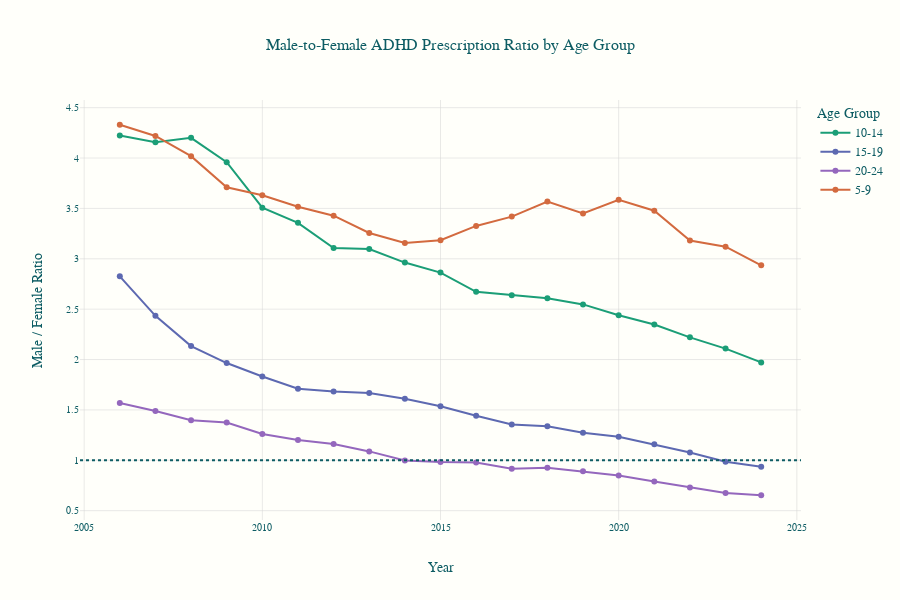

The notebook cell this image was saved under:
### Code cell
import pandas as pd
import plotly.express as px

def plot_gender_ratios(df):
    """
    Calculate male/female prescription ratios and plot by age group.
    """
    # Filter to include only male and female
    gender_only = df[df['Kön'].isin(['Män', 'Kvinnor'])].copy()
    
    # Pivot so each row is Year x AgeGroup, with columns Män and Kvinnor
    pivot = gender_only.pivot_table(
        index=['År', 'Ålder'],
        columns='Kön',
        values='Patienter/1000 invånare',
        fill_value=0
    ).reset_index()
    
    # Calculate male/female ratio
    pivot['Male_Female_Ratio'] = pivot['Män'] / pivot['Kvinnor'].replace(0, 0.001)
    
    # Make age group categorical for consistent ordering and color assignment
    age_order = ["5-9", "10-14", "15-19", "20-24"]
    pivot['Ålder'] = pd.Categorical(pivot['Ålder'], categories=age_order, ordered=True)

    # Define age group color mapping with extended BAR_COLOR palette
    BAR_COLOR = ['#D36A3F', '#1B9E77', '#5D69B1', '#9467BD']

    color_map = {
        "5-9": BAR_COLOR[0],   # burnt orange
        "10-14": BAR_COLOR[1], # green
        "15-19": BAR_COLOR[2], # indigo
        "20-24": BAR_COLOR[3]  # purple
    }
    
    # Create Plotly line plot
    fig = px.line(
        pivot,
        x='År',
        y='Male_Female_Ratio',
        color='Ålder',
        markers=True,
        color_discrete_map=color_map,
        title='Male-to-Female ADHD Prescription Ratio by Age Group'
    )
    
    # Add horizontal line at ratio = 1
    fig.add_hline(y=1, line_dash="dot", line_color="#0D5C63")
    
    # Update layout
    fig.update_layout(
        yaxis_title='Male / Female Ratio',
        xaxis_title='Year',
        legend_title_text='Age Group',
        height=600,
        width=900
    )
    
    return fig

gender_ratio = plot_gender_ratios(df_all_medications)
gender_ratio.update_layout(template='bengtegard')

### Figure 1 — Plotly figure (JSON) as saved in the notebook; plotly's stock layout.template omitted (floating-point values rounded to 4 significant figures)
{"data": [{"hovertemplate": "Ålder=10-14<br>År=%{x}<br>Male_Female_Ratio=%{y}<extra></extra>", "legendgroup": "10-14", "line": {"color": "#1B9E77", "dash": "solid"}, "marker": {"symbol": "circle"}, "mode": "lines+markers", "name": "10-14", "orientation": "v", "showlegend": true, "type": "scatter", "x": [2006, 2007, 2008, 2009, 2010, 2011, 2012, 2013, 2014, 2015, 2016, 2017, 2018, 2019, 2020, 2021, 2022, 2023, 2024], "xaxis": "x", "y": [4.223, 4.158, 4.2, 3.959, 3.507, 3.357, 3.107, 3.097, 2.962, 2.863, 2.672, 2.638, 2.609, 2.547, 2.44, 2.348, 2.22, 2.109, 1.972], "yaxis": "y"}, {"hovertemplate": "Ålder=15-19<br>År=%{x}<br>Male_Female_Ratio=%{y}<extra></extra>", "legendgroup": "15-19", "line": {"color": "#5D69B1", "dash": "solid"}, "marker": {"symbol": "circle"}, "mode": "lines+markers", "name": "15-19", "orientation": "v", "showlegend": true, "type": "scatter", "x": [2006, 2007, 2008, 2009, 2010, 2011, 2012, 2013, 2014, 2015, 2016, 2017, 2018, 2019, 2020, 2021, 2022, 2023, 2024], "xaxis": "x", "y": [2.826, 2.434, 2.134, 1.965, 1.831, 1.71, 1.682, 1.668, 1.61, 1.536, 1.441, 1.356, 1.337, 1.273, 1.233, 1.159, 1.078, 0.9846, 0.9357], "yaxis": "y"}, {"hovertemplate": "Ålder=20-24<br>År=%{x}<br>Male_Female_Ratio=%{y}<extra></extra>", "legendgroup": "20-24", "line": {"color": "#9467BD", "dash": "solid"}, "marker": {"symbol": "circle"}, "mode": "lines+markers", "name": "20-24", "orientation": "v", "showlegend": true, "type": "scatter", "x": [2006, 2007, 2008, 2009, 2010, 2011, 2012, 2013, 2014, 2015, 2016, 2017, 2018, 2019, 2020, 2021, 2022, 2023, 2024], "xaxis": "x", "y": [1.569, 1.489, 1.398, 1.376, 1.26, 1.201, 1.162, 1.088, 0.9976, 0.9834, 0.9773, 0.9163, 0.9256, 0.8909, 0.8487, 0.7885, 0.7307, 0.6754, 0.653], "yaxis": "y"}, {"hovertemplate": "Ålder=5-9<br>År=%{x}<br>Male_Female_Ratio=%{y}<extra></extra>", "legendgroup": "5-9", "line": {"color": "#D36A3F", "dash": "solid"}, "marker": {"symbol": "circle"}, "mode": "lines+markers", "name": "5-9", "orientation": "v", "showlegend": true, "type": "scatter", "x": [2006, 2007, 2008, 2009, 2010, 2011, 2012, 2013, 2014, 2015, 2016, 2017, 2018, 2019, 2020, 2021, 2022, 2023, 2024], "xaxis": "x", "y": [4.33, 4.219, 4.019, 3.709, 3.631, 3.516, 3.428, 3.257, 3.157, 3.184, 3.326, 3.419, 3.568, 3.451, 3.585, 3.477, 3.181, 3.12, 2.935], "yaxis": "y"}], "layout": {"height": 600, "legend": {"title": {"text": "Age Group"}, "tracegroupgap": 0}, "shapes": [{"line": {"color": "#0D5C63", "dash": "dot"}, "type": "line", "x0": 0, "x1": 1, "xref": "x domain", "y0": 1, "y1": 1, "yref": "y"}], "title": {"text": "Male-to-Female ADHD Prescription Ratio by Age Group"}, "width": 900, "xaxis": {"anchor": "y", "domain": [0, 1], "title": {"text": "Year"}}, "yaxis": {"anchor": "x", "domain": [0, 1], "title": {"text": "Male / Female Ratio"}}}}
